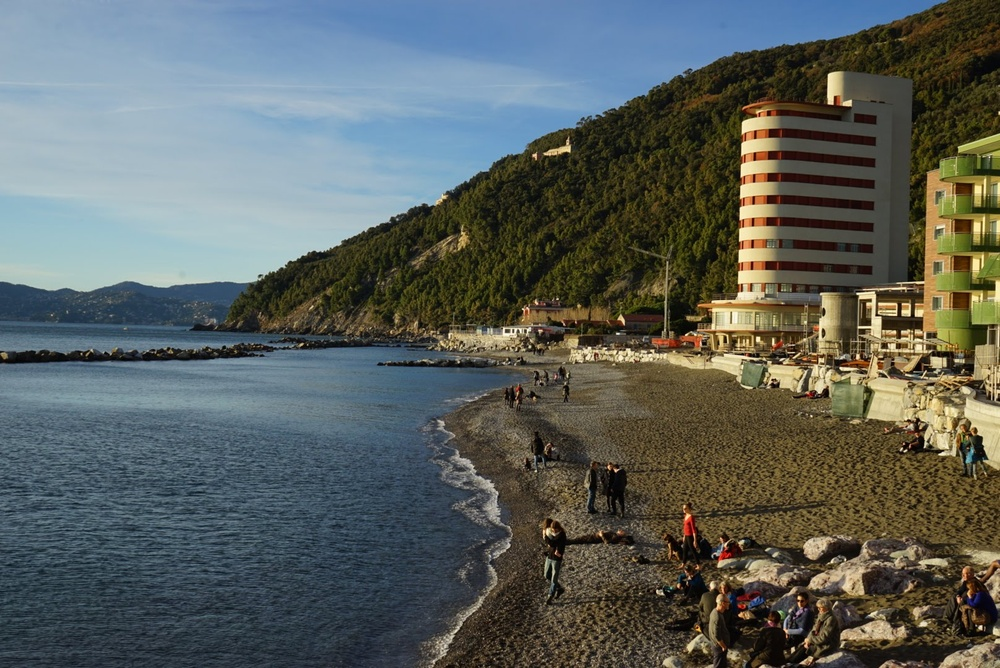
//> input picture SIFT/images/chiavari2.jpg, 1000 x 668 px, shrunk from 1616 x 1080 before the run, given in place of , which was not available
$ ./main ../../SIFT/images/chiavari2.jpg   (built with g++ and OpenCV 4)
//> lines starting //> are read from the running program, lines starting //| are printed output that depends on the picture; pictures that were not available may be replaced by others from this repository, and a replacement may not be noted
// OpenCV
#include <opencv2/core/core.hpp>
#include <opencv2/highgui/highgui.hpp>
#include <opencv2/imgproc/imgproc.hpp>

// std:
#include <fstream>
#include <iostream>
#include <string>
#include <unistd.h>

struct ArgumentList
{
    std::string image_name; //!< image file name
    int wait_t;             //!< waiting time
    int tlow, thigh;
};

/* prototipi di funzioni */

bool ParseInputs(ArgumentList &args, int argc, char **argv);

// Canny

bool checkOdd(const cv::Mat &krnl);

void addZeroPadding(const cv::Mat &src, cv::Mat &padded, const int padH, const int padW);

void myfilter2D(const cv::Mat &src, const cv::Mat &krnl, cv::Mat &out, int stride);

void gaussianKrnl2D(float sigma, int r, cv::Mat &krnl);

void gaussianKrnl(float sigma, int r, cv::Mat &krnl);

void GaussianBlur(const cv::Mat &src, float sigma, int r, cv::Mat &out, int stride);

void sobel3x3(const cv::Mat &src, cv::Mat &magn, cv::Mat &orient);

template <class T>
float bilinear(const cv::Mat &src, float r, float c);

void findPeaks3x3(const cv::Mat &magn, const cv::Mat &orient, cv::Mat &out);

void findPeaksBilInterpInterp(const cv::Mat &magn, const cv::Mat &orient, cv::Mat &out);

void findOptTreshs(const cv::Mat &src, float &tlow, float &thigh);

void findAdjRecursive(cv::Mat &out, const int r, const int c);

void doubleThRecursive(const cv::Mat &magn, cv::Mat &out, float t1, float t2);

int doubleTh(const cv::Mat &magn, cv::Mat &out, float t1, float t2);

// Hough

void myPolarToCartesian(double rho, int theta, cv::Point &p1, cv::Point &p2, const int dist, const cv::Mat &img);

void myHoughTransfLines(const cv::Mat &image, cv::Mat &lines, const int minTheta, const int maxTheta, const int threshold);

/* funzione principale */

int main(int argc, char **argv)
{
    int frame_number = 0;
    char frame_name[256];
    bool exit_loop = false;
    int ksize = 3;
    int stride = 1;
    float sigma = 1.0f;
    int imreadflags = cv::IMREAD_COLOR;

    //////////////////////
    // parse argument list:
    //////////////////////
    ArgumentList args;
    if (!ParseInputs(args, argc, argv))
    {
        exit(0);
    }

    while (!exit_loop)
    {
        // generating file name
        //
        // multi frame case
        if (args.image_name.find('%') != std::string::npos)
            sprintf(frame_name, (const char *)(args.image_name.c_str()), frame_number);
        else // single frame case
            sprintf(frame_name, "%s", args.image_name.c_str());

        // opening file
        std::cout << "Opening " << frame_name << std::endl;

        cv::Mat image = cv::imread(frame_name, imreadflags);
//> image is the input picture: 668 rows x 1000 cols, CV_8UC3; mean B, G, R 93.7, 97.4, 91.1
        if (image.empty())
        {
            std::cout << "Unable to open " << frame_name << std::endl;
            return 1;
        }

        //////////////////////////////////
        // CANNY-PROCESSING

        cv::Mat grey;
        cv::cvtColor(image, grey, cv::COLOR_BGR2GRAY);

        cv::namedWindow("image", cv::WINDOW_NORMAL);
        cv::imshow("image", image);

        cv::namedWindow("grey", cv::WINDOW_NORMAL);
        cv::imshow("grey", grey);

        cv::Mat smoothGrey;
        GaussianBlur(grey, 1, 1, smoothGrey, 1);
//> the loop in myfilter2D, `for (int v = 0; v < out.rows; ++v)` made 668 passes
//> after the loop in myfilter2D, `for (int v = 0; v < out.rows; ++v)`: w_sum = 76.28; g_kl = 0.274
//> the loop in myfilter2D (call 2), `for (int v = 0; v < out.rows; ++v)` made 668 passes

        cv::namedWindow("gaussian blur", cv::WINDOW_NORMAL);
        cv::imshow("gaussian blur", smoothGrey);

        cv::Mat magn, orient;
        sobel3x3(smoothGrey, magn, orient);
//> call 3 of addZeroPadding, with padH = 1, padW = 1
//> after the loop in addZeroPadding (call 3), `for (int v = padH; v < padded.rows - padH; ++v)`:
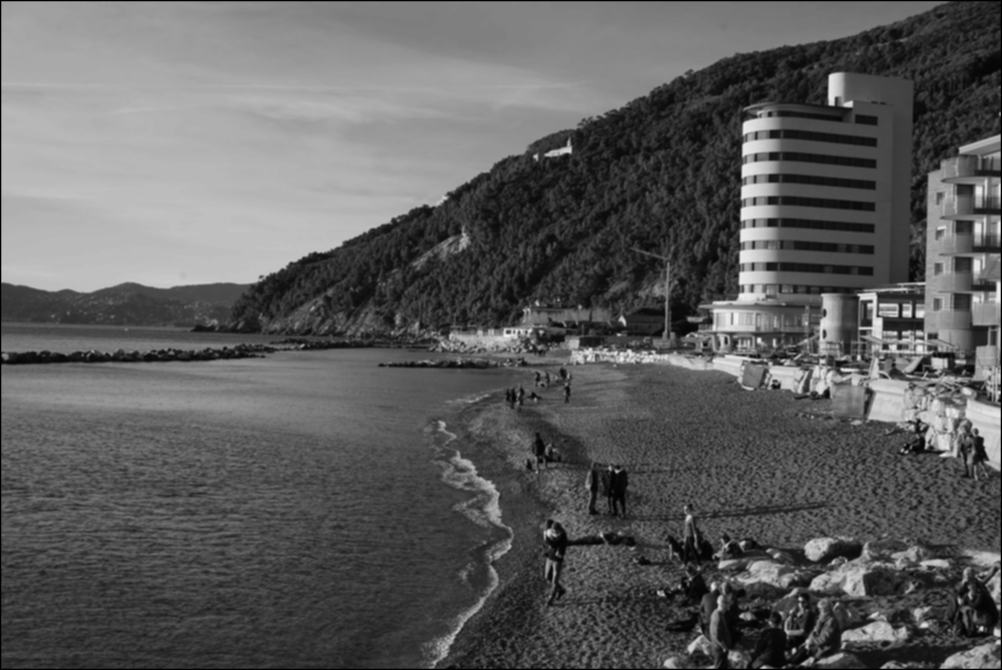
//> padded: 670 rows x 1002 cols, CV_8UC1; min 0, max 242, mean 93.5
//> call 4 of myfilter2D, with stride = 1
//> the loop in myfilter2D (call 4), `for (int v = 0; v < out.rows; ++v)` made 668 passes
//> after the loop in myfilter2D (call 4), `for (int v = 0; v < out.rows; ++v)`:
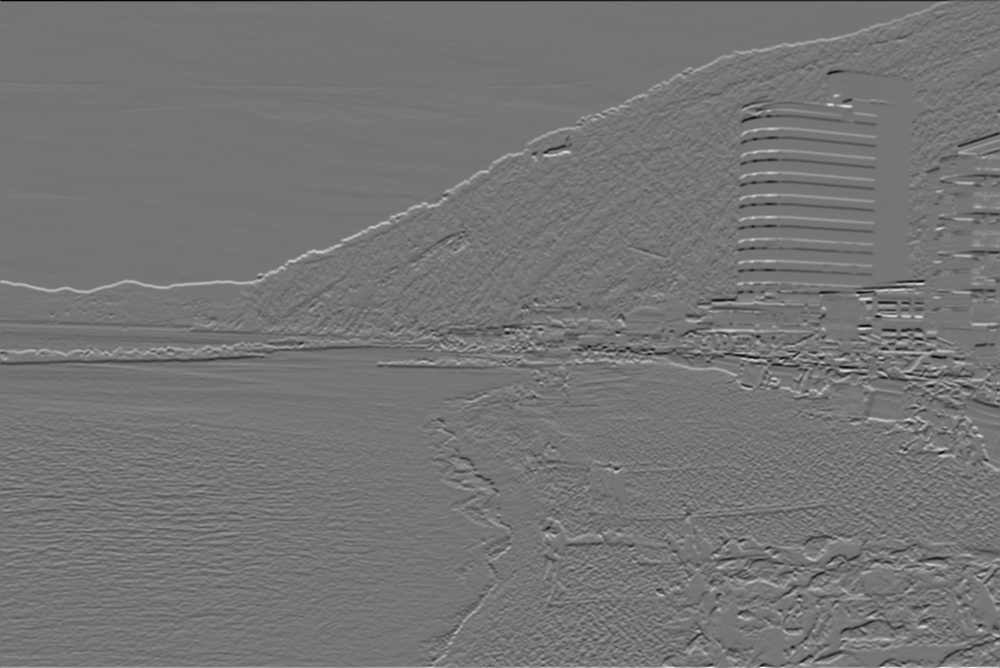
//> out: 668 rows x 1000 cols, CV_32SC1; min -643, max 756, mean 0.3; drawn with min black and max white
//> after the loop in myfilter2D (call 4), `for (int v = 0; v < out.rows; ++v)`: w_sum = 264; g_kl = -1

        cv::Mat magnDisplay;
        cv::convertScaleAbs(magn, magnDisplay);
        cv::namedWindow("sobel magnitude", cv::WINDOW_NORMAL);
        cv::imshow("sobel magnitude", magnDisplay);

        cv::Mat orientDisplay;
        orient.copyTo(orientDisplay);
        float *orp = (float *)orientDisplay.data;
        for (int i = 0; i < orientDisplay.cols * orientDisplay.rows; ++i)
            if (magnDisplay.data[i] < 50)
                orp[i] = 0;
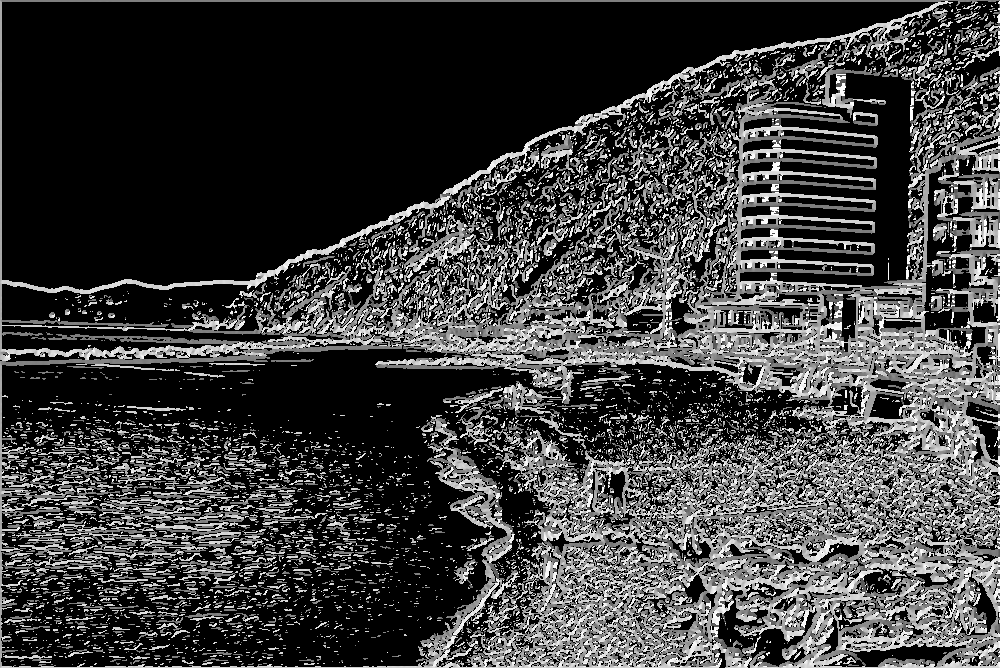
//> orientDisplay: 668 rows x 1000 cols, CV_32FC1; min 0, max 9.42, mean 2.3; drawn with min black and max white
        cv::convertScaleAbs(orientDisplay, orientDisplay, 255 / (2 * CV_PI));
//> orientDisplay: 668 rows x 1000 cols, CV_8UC1
        cv::Mat falseColorsMap;
        cv::applyColorMap(orientDisplay, falseColorsMap, cv::COLORMAP_JET);
        cv::namedWindow("sobel orientation", cv::WINDOW_NORMAL);
        cv::imshow("sobel orientation", falseColorsMap);

        cv::Mat outNms, OutNmsDisplay;
        // findPeaksBilInterpInterp(magn, orient, outNms);
        findPeaks3x3(magn, orient, outNms);
//> after the loop in findPeaks3x3, `for (int v = 0; v < angles.rows; ++v)`:
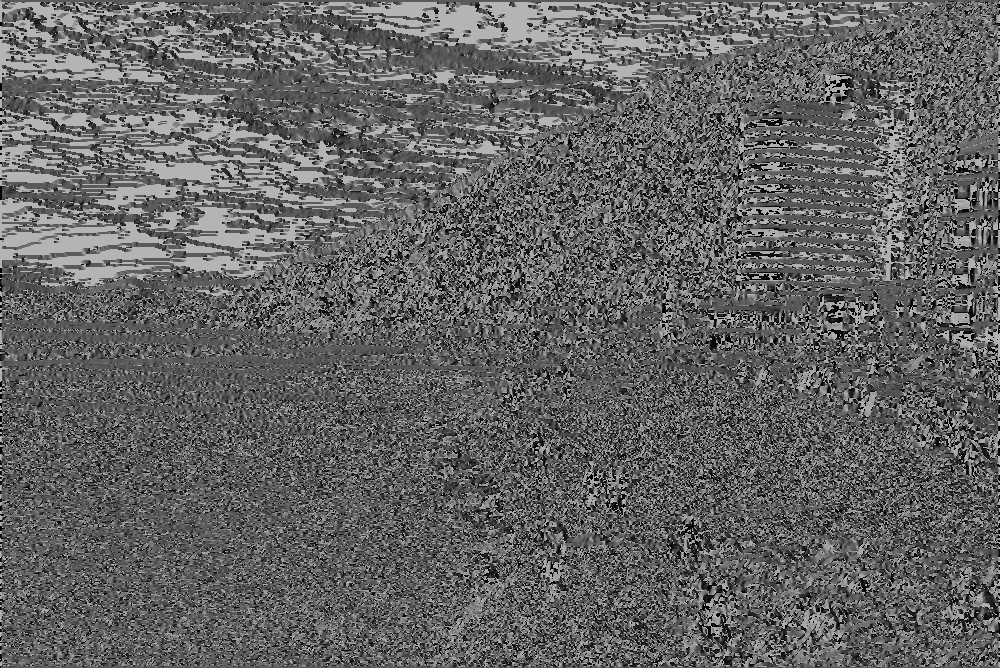
//> angles: 668 rows x 1000 cols, CV_32FC1; min 0.0614, max 180, mean 99.5
//> the loop in findPeaks3x3, `for (int v = 1; v < angles.rows - 1; ++v)` made 666 passes
//> after the loop in findPeaks3x3, `for (int v = 1; v < angles.rows - 1; ++v)`: theta = 121.9; e1 = 114.8; e2 = 362.2

        outNms.convertTo(OutNmsDisplay, CV_8UC1);
        cv::namedWindow("non-maxima suppression", cv::WINDOW_NORMAL);
        cv::imshow("non-maxima suppression", OutNmsDisplay);

        float tlow, thigh;
        findOptTreshs(smoothGrey, tlow, thigh);
//> the loop in findOptTreshs, `for (int v = 0; v < src.rows; ++v)` made 668 passes
//| Optiaml tresholds: tlow: 65.7767 - thigh: 122.157

        // final step canny: vince

        cv::Mat outThr;
        doubleThRecursive(outNms, outThr, tlow, thigh);
//> after the loop in doubleThRecursive, `for (int v = 1; v < out.rows - 1; ++v)`: out: 668 rows x 1000 cols, CV_8UC1; min 0, max 255, mean 27
//> after the loop in doubleThRecursive, `for (int v = 1; v < out.rows - 1; ++v)`:
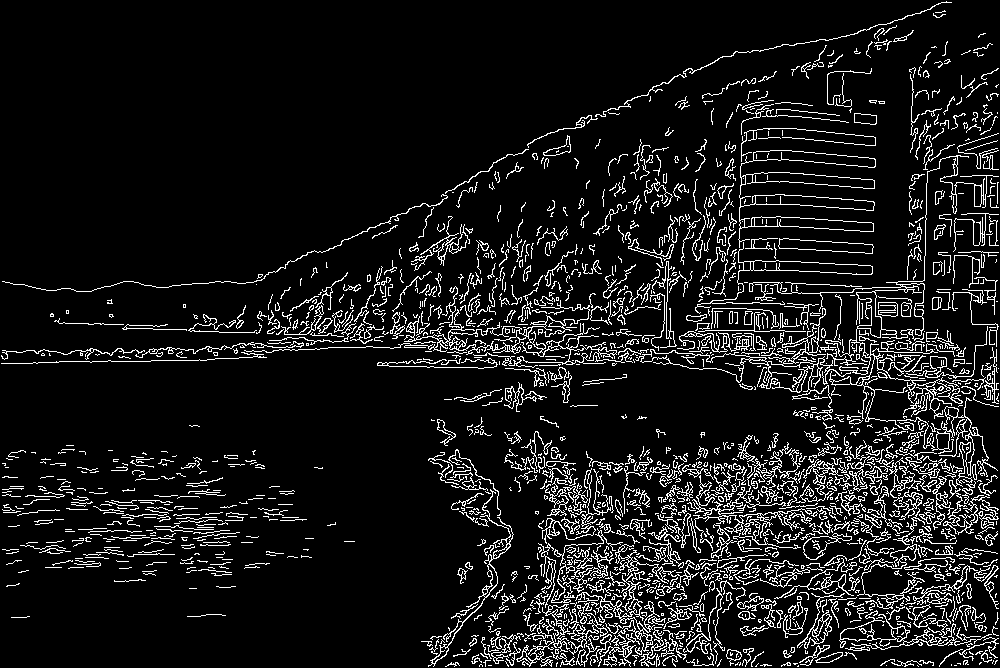
//> out: 668 rows x 1000 cols, CV_8UC1; 9.5% white in thin lines or dots

        cv::namedWindow("vince canny", cv::WINDOW_NORMAL);
        cv::imshow("vince canny", outThr);

        // final step canny: prof

        cv::Mat canny;
        doubleTh(outNms, canny, tlow, thigh);
//> after the loop in doubleTh, `while (!strong.empty())`: out: 668 rows x 1000 cols, CV_8UC1; min 0, max 255, mean 27.4

        cv::namedWindow("prof canny", cv::WINDOW_NORMAL);
        cv::imshow("prof canny", canny);

        // final step canny: opencv

        cv::Mat blurred1;
        cv::blur(grey, blurred1, cv::Size(3, 3));

        cv::Mat contours;
        cv::Canny(blurred1, contours, tlow, thigh, 3);
//> contours: 668 rows x 1000 cols, CV_8UC1; 11% white in thin lines or dots

        cv::namedWindow("opencv canny", cv::WINDOW_NORMAL);
        cv::imshow("opencv canny", contours);

        //////////////////////////////////
        // HOUGH-PROCESSING

        int houthTh = thigh;

        cv::Mat lines, lines1, lines2;
        image.copyTo(lines);
        image.copyTo(lines1);
        image.copyTo(lines2);

        myHoughTransfLines(outThr, lines, 0, 180, houthTh);    // vince
//> after the loop in myHoughTransfLines, `for (int r = 0; r < acc.rows; ++r)`:
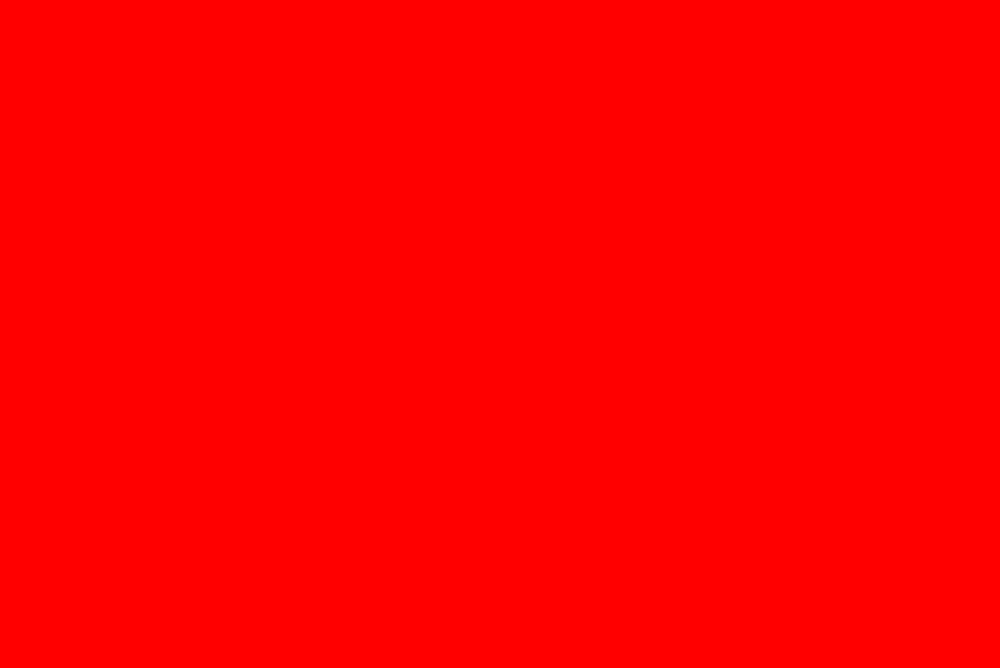
//> lines: 668 rows x 1000 cols, CV_8UC3; mean B, G, R 0, 0, 255
        myHoughTransfLines(canny, lines1, 0, 180, houthTh);    // prof
        myHoughTransfLines(contours, lines2, 0, 180, houthTh); // opencv
//> call 3 of myHoughTransfLines, with minTheta = 0, maxTheta = 180, threshold = 122
//> after the loop in myHoughTransfLines (call 3), `for (int r = 0; r < 2 * max_distance; ++r)`:
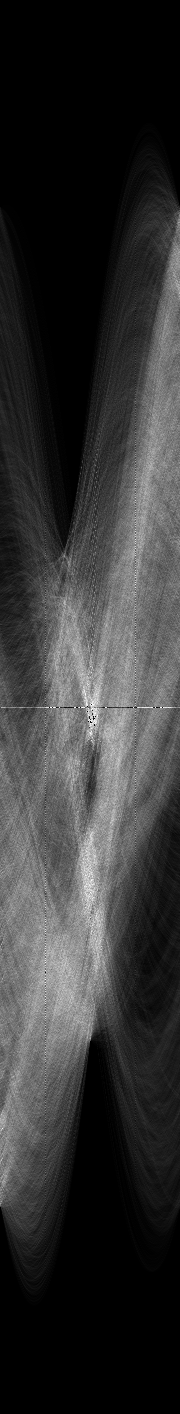
//> acc: 1414 rows x 180 cols, CV_8UC1; min 0, max 255, mean 51.9

        cv::namedWindow("lines vince", cv::WINDOW_NORMAL);
        cv::imshow("lines vince", lines);

        cv::namedWindow("lines prof", cv::WINDOW_NORMAL);
        cv::imshow("lines prof", lines1);

        cv::namedWindow("lines opencv", cv::WINDOW_NORMAL);
        cv::imshow("lines opencv", lines2);

        //////////////////////////////////*/

        // wait for key or timeout
        unsigned char key = cv::waitKey(args.wait_t);
//> the 'q' key is pressed
        std::cout << "key " << int(key) << std::endl;

        // here you can implement some looping logic using key value:
        //  - pause
        //  - stop
        //  - step back
        //  - step forward
        //  - loop on the same frame

        switch (key)
        {
        case 'G':
            sigma *= 2;
            std::cout << "Sigma: " << sigma << std::endl;
            break;
        case 'g':
            sigma /= 2;
            std::cout << "Sigma: " << sigma << std::endl;
            break;
        case 's':
            if (stride != 1)
                --stride;
            std::cout << "Stride: " << stride << std::endl;
            break;
        case 'S':
            ++stride;
            std::cout << "Stride: " << stride << std::endl;
            break;
        case 'c':
            cv::destroyAllWindows();
            break;
        case 'p':
            std::cout << "Mat = " << std::endl
                      << image << std::endl;
            break;
        case 'k':
        {
            static int sindex = 0;
            int values[] = {3, 5, 7, 11, 13};
            ksize = values[++sindex % 5];
            std::cout << "Setting Kernel size to: " << ksize << std::endl;
        }
        break;
        case 'q':
            exit(0);
//> (the program exits here)
